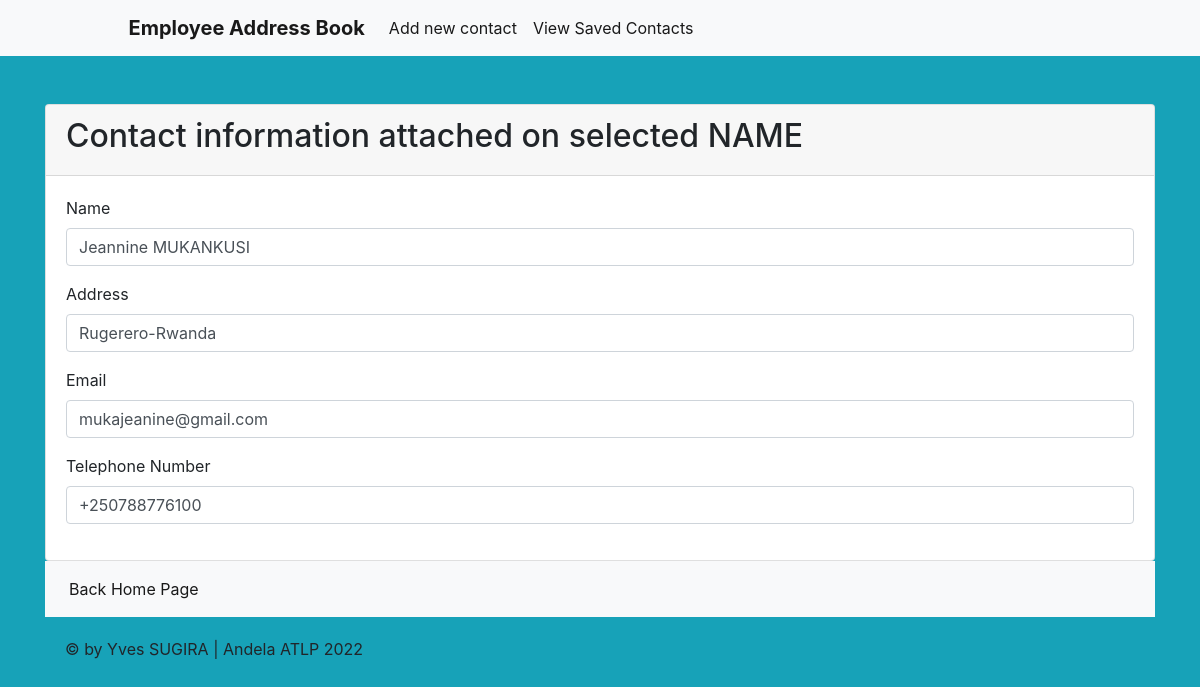
The page /View.php?id=4 on the database its author committed.
### tables this page shows
CREATE TABLE `user` (
  `id` int(11) NOT NULL,
  `name` varchar(50) NOT NULL,
  `address` varchar(20) NOT NULL,
  `email` varchar(50) NOT NULL,
  `telephone` varchar(20) NOT NULL
);

### View.php (the view, shortened to what this page needs)
<?php
$dsn = 'mysql:host=localhost;dbname=andelasimpelwebapp';
$username = 'root';
$password = '';
$options = [];
try {
$connection = new PDO($dsn, $username, $password, $options);
} catch(PDOException $e) {
}
$id = $_GET['id'];
$sql = 'SELECT * FROM user WHERE id=:id';
$statement = $connection->prepare($sql);
$statement->execute([':id' => $id ]);
$person = $statement->fetch(PDO::FETCH_OBJ);
 ?>
<?php require 'header.php'; ?>
<div class="container">
  <div class="card mt-5">
    <div class="card-header">
      <h2>Contact information attached on selected NAME</h2>
    </div>
    <div class="card-body">
      <form method="post">
        <div class="form-group">
          <label for="name">Name</label>
          <input value="<?= $person->name; ?>" type="text" name="name" id="name" class="form-control">
        </div>
        <div class="form-group">
          <label for="address">Address</label>
          <input type="text" value="<?= $person->address; ?>" name="address" id="email" class="form-control">
        </div>
         <div class="form-group">
          <label for="EMAIL">Email</label>
          <input value="<?= $person->email; ?>" type="text" name="email" id="email" class="form-control">
        </div>
        <div class="form-group">
          <label for="telephone">Telephone Number</label>
          <input type="text" value="<?= $person->telephone; ?>" name="telephone" id="telephone" class="form-control">
        </div>
      </form>
    </div>
  </div>
  <nav class="navbar navbar-expand-lg navbar-light bg-light">
  <div class="collapse navbar-collapse" id="navbarSupportedContent">
    <ul class="navbar-nav mr-auto">
      <li class="nav-item active">
        <a class="nav-link" href="index.php">Back Home Page<span class="sr-only">(current)</span></a>
      </li>
    </ul>
  </div>
</nav>
</div>
<?php require 'footer.php'; ?>

### rows shown on the page
user: name "Jeannine MUKANKUSI", address "Rugerero-Rwanda", email "mukajeanine@gmail.com", telephone "+250788776100"
